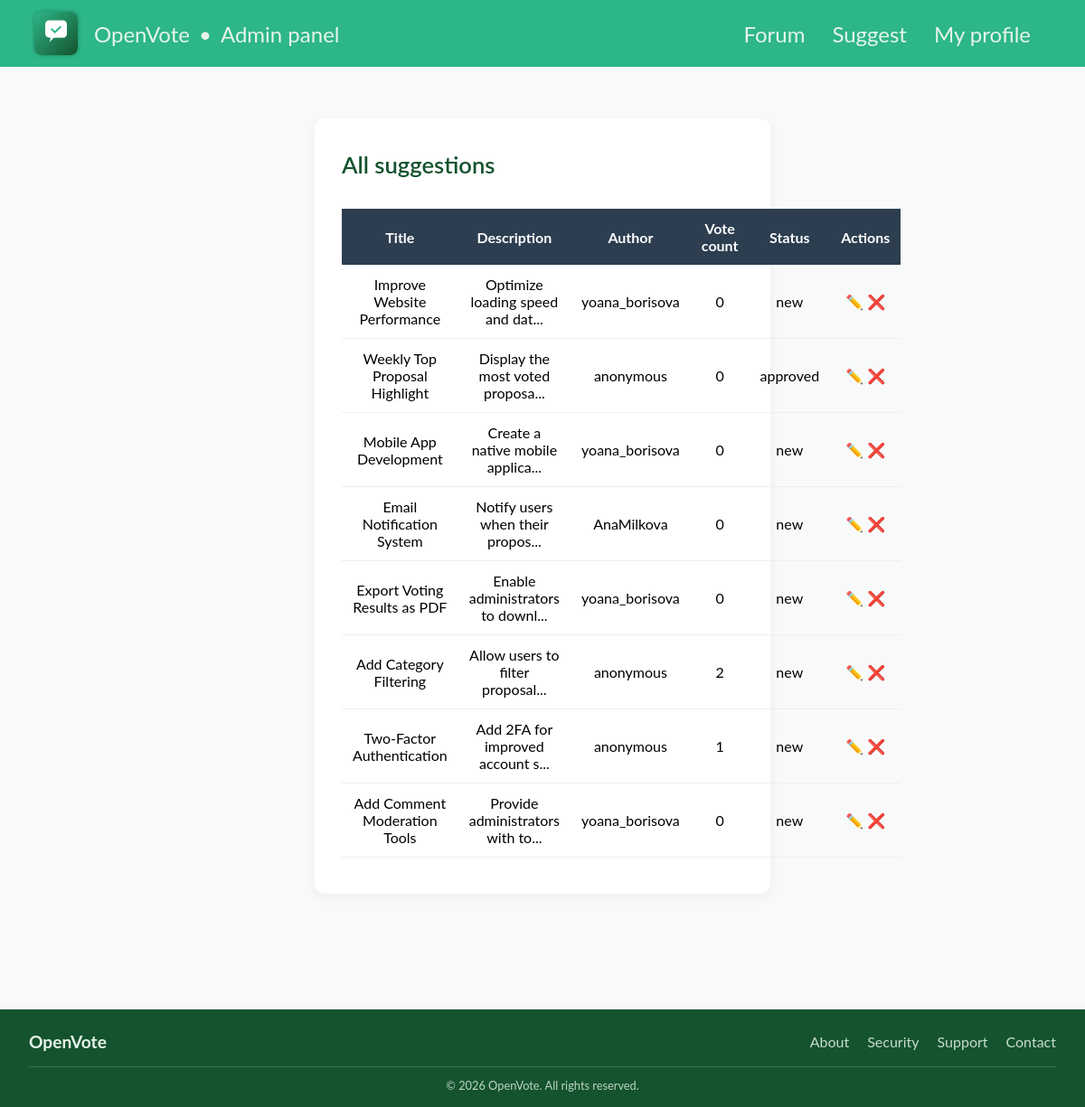
/index.php?route=adminPanel (signed in), run on the app's committed database.
### tables this page shows
CREATE TABLE `suggestions` (
  `id` int(11) NOT NULL,
  `title` varchar(500) NOT NULL,
  `description` text NOT NULL,
  `created_at` timestamp NOT NULL DEFAULT current_timestamp(),
  `updated_at` timestamp NULL DEFAULT current_timestamp() ON UPDATE current_timestamp(),
  `status` enum('new','approved','in_progress','completed','rejected') NOT NULL
);

### src/Controllers/AbstractController.php (called while the page is built, shortened)
<?php
class AbstractController{
    public function render($view, $params){
        extract($params);
        require __DIR__ . '/../../views/frontend/pages/' . $view . '.view.php';
        require __DIR__ . '/../../views/frontend/layouts/main.view.php';
    }
}

### src/Controllers/SuggestionsAdminController.php (called while the page is built, shortened)
<?php
class SuggestionsAdminController extends AbstractController{
    function showAdminPanel(){
        $suggestions = $this->suggestionsRepository->getAllSuggestions();
        $this->render('adminPanel', [
            'suggestions' => $suggestions
        ]);
    }
}

### src/Repository/SuggestionsRepository.php (called while the page is built, shortened)
<?php
class SuggestionsRepository{
    public function fromDBtoObjSuggestion(array $entry){
        return new Suggestion($entry['id'], $entry['title'],
        $entry['description'], $entry['created_at'], $entry['updated_at'], $entry['status'], ($entry['vote_count'] ?? 0), ($entry['author'] ?? 'anonymous'));
    }
    public function getAllSuggestions(){
        $stmt = $this->pdo->prepare(
            'SELECT
                COUNT(v.id) AS vote_count,
                s.*,
                COALESCE(u.username, "anonymous") AS author
            FROM suggestions AS s
            LEFT JOIN votes AS v
                ON s.id = v.suggestion_id
            LEFT JOIN users_suggestions AS us
                ON s.id = us.suggestion_id
            LEFT JOIN users AS u
                ON u.id = us.user_id
            GROUP BY s.id
            ORDER BY `updated_at` DESC');
        $stmt->execute();
        $entries = $stmt->fetchAll(PDO::FETCH_ASSOC);
        $results = [];
        foreach($entries as $entrie){
            $results[] = $this->fromDBtoObjSuggestion($entrie);
        }
        return $results;
    }
}

### inc/autoload.inc.php (called while the page is built, shortened)
<?php
spl_autoload_register(function($class){
    $prefix = 'App\\';
    $prefixLen = strlen($prefix);
    $relativeName = substr($class, $prefixLen);
    $fileName = __DIR__ . '/../src/' . $relativeName . '.php';
    $file = str_replace('\\', '/', $fileName);
});

### inc/functions.inc.php (called while the page is built)
<?php
function e($value){
    return htmlspecialchars($value);
}

### views/frontend/pages/adminPanel.view.php (the view)
<br/><br/><br/>
<div class="container">
    <div class="user-suggestions">
        <h2 class="user-info__title">All suggestions</h2>
        <?php if(empty($suggestions)):?>
            <p class="user-info__none">No suggestions made. <a class="user-info__none" href="index.php?<?php echo http_build_query(['route' => 'create']);?>">Make your first.</a></p>
        <?php else:?>
        <table class="table">
            <thead class="table__thead">
                <th class="table__header">Title</th>
                <th class="table__header">Description</th>
                <th class="table__header">Author</th>
                <th class="table__header">Vote count</th>
                <th class="table__header">Status</th>
                <th class="table__header">Actions</th>
            </thead>
            <tbody class="table__tbody">
                <?php foreach($suggestions as $s):?>
                    <tr class="table__tr">
                    <td class="table__entry"><?php echo e($s->title); ?></th>
                    <td class="table__entry"><?php echo (substr(e($s->description), 0, 30) . '...'); ?></th>
                    <td class="table__entry"><?php echo e($s->author); ?></th>
                    <td class="table__entry"><?php echo e($s->vote_count); ?></th>
                    <td class="table__entry"><?php echo e($s->status); ?></th>
                    <td class="table__entry">
                        <a class="table__action" href="index.php?<?php echo http_build_query(['route' => 'adminEdit', 'id' => $s->id]); ?>">✏️</a>
                        <a class="table__action" href="index.php?<?php echo http_build_query(['route' => 'adminDelete', 'id' => $s->id]); ?>">❌</a>
                    </td>
                    </tr>
                <?php endforeach; ?>
            </tbody>
        </table>
        <?php endif;?>
    </div>
</div>

### styles/custom.css (style rules this page uses)
body { font-family: "Lato", "Nunito", "Source Sans Pro", sans-serif; height: 100%; display: flex; flex-direction: column; width: 100%; }
.container { width: 70%; margin: 0 auto; margin-bottom: 5rem; display: flex; flex-flow: column nowrap; align-items: flex-start; gap: 2rem; justify-content: start; }
.user-info, .user-suggestions { display: flex; flex-flow: column nowrap; gap: 1.5rem; background-color: white; box-shadow: 0 4px 12px rgba(0, 0, 0, 0.05); border-radius: 12px; margin: 3rem 0; padding: 20px 30px 40px; width: 60%; align-self: center; }
.user-suggestions { margin-top: 0; }
.user-info__title { margin: 1rem 0 0 0; text-decoration: none; color: #14532d; font-size: 1.6rem; font-weight: 600; height: 2.5rem; }
.table { width: 100%; border-collapse: collapse; }
.table__header, .table__entry { padding: 12px; font-size: 1rem; }
.table__entry { text-align: center; }
.table__thead { background-color: #2c3e50; color: white; }
.table__tr { border-bottom: 1px solid #eee; }
.table__action { text-decoration: none; }

### data on the page
suggestions: title "Improve Website Performance", description "Optimize loading speed and dat", author "yoana_borisova", vote_count "0", status "new"
suggestions: title "Weekly Top Proposal Highlight", description "Display the most voted proposa", author "anonymous", vote_count "0", status "approved"
suggestions: title "Mobile App Development", description "Create a native mobile applica", author "yoana_borisova", vote_count "0", status "new"
suggestions: title "Email Notification System", description "Notify users when their propos", author "AnaMilkova", vote_count "0", status "new"
suggestions: title "Export Voting Results as PDF", description "Enable administrators to downl", author "yoana_borisova", vote_count "0", status "new"
suggestions: title "Add Category Filtering", description "Allow users to filter proposal", author "anonymous", vote_count "2", status "new"
suggestions: title "Two-Factor Authentication", description "Add 2FA for improved account s", author "anonymous", vote_count "1", status "new"
suggestions: title "Add Comment Moderation Tools", description "Provide administrators with to", author "yoana_borisova", vote_count "0", status "new"
